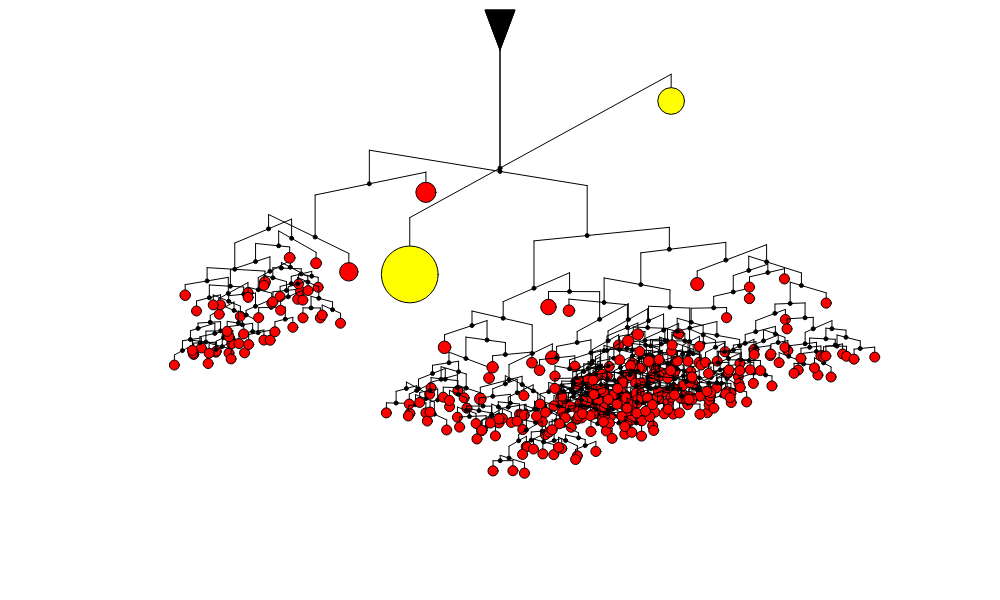
Frame 1 (no input)
Frame 60 (no input): identical to frame 1, image omitted
Frame 120 (the mouse pressed at the canvas centre since frame 60): identical to frame 1, image omitted

The p5.js sketch that drew this single still picture (run headless with seeded random() and noise() and a simulated clock; from frame 60 on, the mouse is pressed at the canvas centre):

// p5.js sketch
// ── sketch.js
// Author: Gwenaël Le Bodic
// P5.js experiments with random generation of Calder mobile inspired structure

const max_v_length = 150 ; // max length of the vertical support
const min_v_length = 50 ;  // min length of the vertical support
const max_h_length = 300 ; // max length of the horizontal support
const min_h_length = 200 ; // min length of the horizontal support

const max_generations = 10 ;

class Node {
  constructor(generation=0,x=0,y=0, is_leaf=false, weight=0, leaf_color=0) {
    this.generation=generation ;
    
    if (generation==0) {
      // This is the original node on the top
      this.x=width/2;
      this.y=50;      
      this.leaf = false ;
    }
    else {
      this.x = x ;
      this.y = y ;  
      if (is_leaf == true) {
        // This has to be a terminal leaf
        this.leaf=true ;
      }
      else {
        // Let's decide randomly whether this should be a terminal leaf or a node with child nodes
        this.leaf = (random(1)>.75) ;
      }
    }

    this.weight = weight ;
    this.leaf_color = leaf_color ;


    if (this.leaf == false) {
      // This is not a terminal leaf
      this.v_length = random(min_v_length, max_v_length) / (generation+1) ;

      this.h_length = random(min_h_length, max_h_length) / (generation+1) ;
      this.p = random(0.3,0.7) ; // where is the horizontal support connected to the top vertical support, e.g. 30% on the left. 50% would be in the middle
      this.a = random(-30,30) ; // the angle of the horizonal support. 0 would be perfectly horizonal. 30 degress would be leaning on left.

      this.left_leave_length = random(min_v_length, max_v_length) ;
      this.right_leave_length = random(min_v_length, max_v_length) ;

      this.h_x1 = this.x - cos(this.a)*this.h_length*this.p ;
      this.h_x2 = this.h_x1 + cos(this.a)*this.h_length ;
      
      this.h_y1 = this.y+this.v_length+sin(this.a)*this.h_length*this.p ;
      this.h_y2 = this.y+this.v_length-sin(this.a)*this.h_length*(1-this.p) ;
      
      let scale = 2 ;

      if (generation <= max_generations) {
        this.left_node = new Node(generation+1,this.h_x1,this.h_y1, false, scale * weight*(1-this.p) * map(this.a, -30, 30, 0.4, 0.6),leaf_color) ;
        this.right_node = new Node(generation+1,this.h_x2,this.h_y2, false, scale * weight*this.p * (1-map(this.a, -30, 30, 0.4, 0.6)),leaf_color) ;
      }
      else {
        // After a number of generations, let's force nodes to be terminal leaves
        this.left_node = new Node(generation+1,this.h_x1,this.h_y1, true, scale * weight*(1-this.p)*map(this.a, -30, 30, 0.4, 0.6),leaf_color) ;
        this.right_node = new Node(generation+1,this.h_x2,this.h_y2, true, scale * weight*this.p * (1-map(this.a, -30, 30, 0.4, 0.6)),leaf_color) ;
      }
    }
  }

  show() {
    if (this.generation == 0) {
      // build a base (black triangle)
      fill(0,0,0)
      beginShape() ;
      vertex(this.x,this.y) ;
      vertex(this.x-15,this.y-40) ;
      vertex(this.x+15,this.y-40) ;
      endShape(CLOSE);

    }

    if (this.leaf == false) {
      // this is not a terminal leaf
      line(this.x,this.y,this.x,this.y+this.v_length) ; // vertical line
      line(this.h_x1, this.h_y1,this.h_x2, this.h_y2) ; // horizontal line
      fill(0,0,0)
      circle(this.x,this.y+this.v_length,4);
      this.left_node.show() ;
      this.right_node.show() ;
    }
    else {
      // This is a terminal leaf
      if (this.leaf_color == 0) {
        fill(255,0,0) ;
      }
      else {
        fill(255,255,0) ;
      }
      this.radius = map(this.weight,0,100,0,60) + 10;
      line(this.x, this.y, this.x, this.y +  this.radius )
      circle(this.x, this.y+this.radius ,this.radius)
    }
  }

  }
 
let node, node2 ;

function setup() {
  createCanvas(1000, 600);
  angleMode(DEGREES) ;
  node = new Node(0,0,0,false,100,0)
  node2 = new Node(0,0,0,false,100,1)
}

function draw() {
  background(255);
  stroke(0)
  
  node.show(); // Show the first node, other will show recursively
  node2.show();
}
// ── hello.html
<html>
  <head>
    <script src="https://cdn.jsdelivr.net/npm/p5@1.3.1/lib/p5.js"></script>
    <script src="sketch.js"></script>
  </head>
  <body>
    <main>
    </main>
  </body>
</html>
